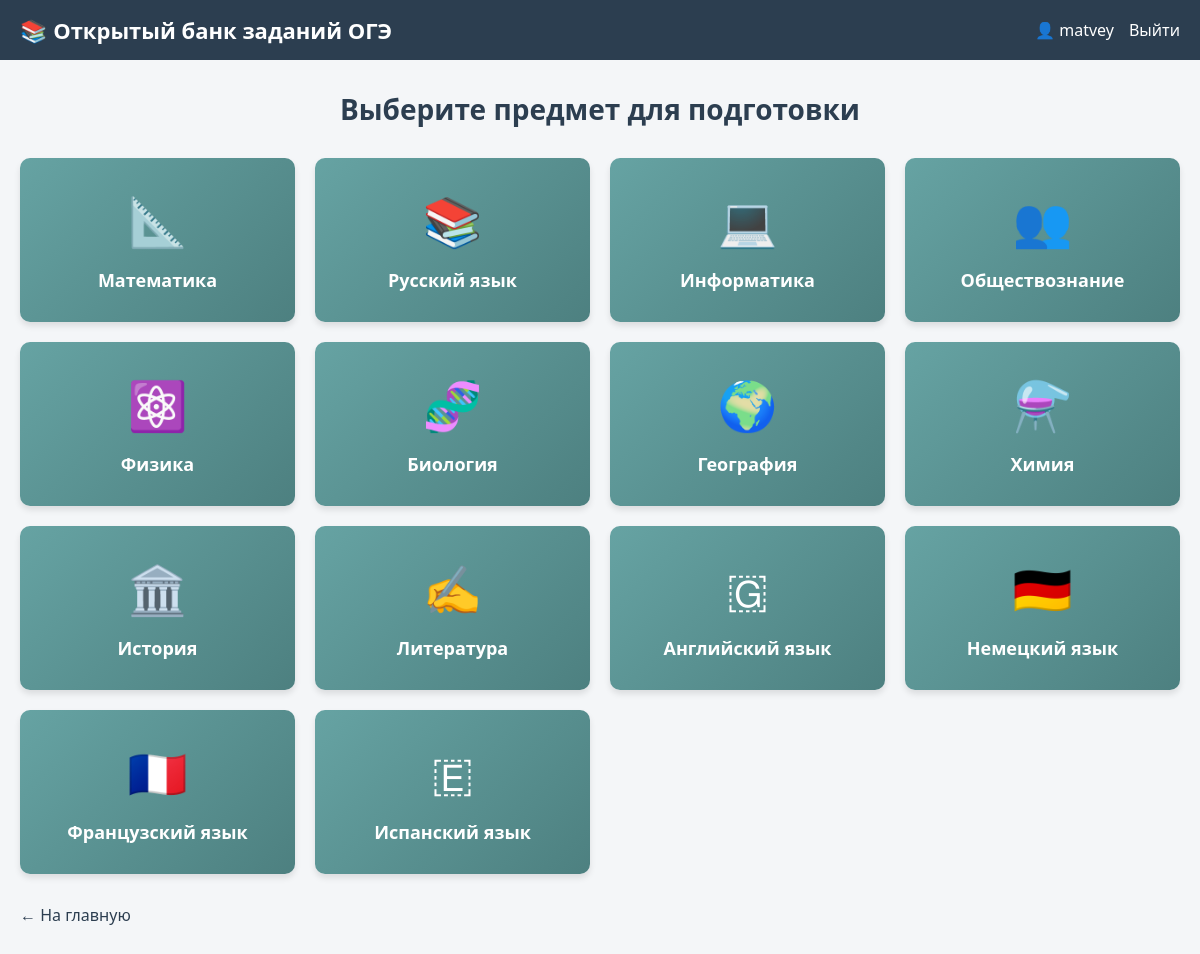
/subjects (signed in), run on the app's committed database.
### tables this page shows
CREATE TABLE subjects (
            id INTEGER PRIMARY KEY,
            name TEXT UNIQUE NOT NULL
        );

### main.py (the view)
@app.route('/subjects')
def subjects_page():
    subjects = get_db().execute('SELECT * FROM subjects ORDER BY id').fetchall()
    return render_template('subjects.html', subjects=subjects, username=session.get('username'))

### main.py (called while the page is built)
def get_db():
    conn = sqlite3.connect(DB_PATH)
    conn.row_factory = sqlite3.Row
    conn.execute("PRAGMA foreign_keys = ON;")
    return conn

### templates/subjects.html (shortened to what this page needs)
<!DOCTYPE html>
<html lang="ru">
<head>
</head>
<body>
    <header>
        <div class="title">📚 Открытый банк заданий ОГЭ</div>
        {% if username %}
        <div class="user-info">
            <span>👤 {{ username }}</span>
            <a href="/logout" class="logout-link">Выйти</a>
        </div>
        {% else %}
        <a href="/" class="logout-link">Войти</a>
        {% endif %}
    </header>
    <div class="container">
        <h1>Выберите предмет для подготовки</h1>
        <div class="subjects-grid">
            {% for subject in subjects %}
            <a href="/topics/{{ subject.id }}" class="subject-card">
                <div class="subject-icon">
                    {% if subject.id == 1 %}📐
                    {% elif subject.id == 2 %}📚
                    {% elif subject.id == 3 %}💻
                    {% elif subject.id == 4 %}👥
                    {% elif subject.id == 5 %}⚛️
                    {% elif subject.id == 6 %}🧬
                    {% elif subject.id == 7 %}🌍
                    {% elif subject.id == 8 %}⚗️
                    {% elif subject.id == 9 %}🏛️
                    {% elif subject.id == 10 %}✍️
                    {% elif subject.id == 11 %}🇬
                    {% elif subject.id == 12 %}🇩🇪
                    {% elif subject.id == 13 %}🇫🇷
                    {% elif subject.id == 14 %}🇪
                    {% endif %}
                </div>
                <div class="subject-name">{{ subject.name }}</div>
            </a>
            {% endfor %}
        </div>
        <a href="/" class="back-link">← На главную</a>
    </div>
</body>
</html>

### templates/subjects.html (style rules this page uses)
* { box-sizing: border-box; margin: 0; padding: 0; }
body { font-family: 'Segoe UI', Arial, sans-serif; background: #f4f6f8; }
header { background: #2c3e50; color: white; padding: 15px 20px; display: flex; justify-content: space-between; align-items: center; }
.title { font-size: 22px; font-weight: 600; }
.user-info { display: flex; align-items: center; gap: 15px; }
.logout-link { color: white; text-decoration: none; }
.container { max-width: 1200px; margin: 0 auto; padding: 30px 20px; }
h1 { color: #2c3e50; margin-bottom: 30px; text-align: center; font-size: 28px; }
.subjects-grid { display: grid; grid-template-columns: repeat(auto-fill, minmax(260px, 1fr)); gap: 20px; margin-top: 20px; }
.subject-card { background: linear-gradient(135deg, #66a3a3 0%, #4d8080 100%); color: white; padding: 30px 20px; border-radius: 10px; cursor: pointer; transition: all 0.3s; text-decoration: none; display: flex; flex-direction: column; align-items: center; justify-content: center; min-height: 150px; box-shadow: 0 4px 6px rgba(0,0,0,0.1); }
.subject-icon { font-size: 48px; margin-bottom: 15px; }
.subject-name { font-size: 18px; font-weight: 600; text-align: center; }
.back-link { display: inline-block; margin-top: 30px; color: #2c3e50; text-decoration: none; font-weight: 500; }

### data on the page
subjects: name "Математика"
subjects: name "Русский язык"
subjects: name "Информатика"
subjects: name "Обществознание"
subjects: name "Физика"
subjects: name "Биология"
subjects: name "География"
subjects: name "Химия"
subjects: name "История"
subjects: name "Литература"
subjects: name "Английский язык"
subjects: name "Немецкий язык"
subjects: name "Французский язык"
subjects: name "Испанский язык"

### other printed values
{{ username }} "matvey"
